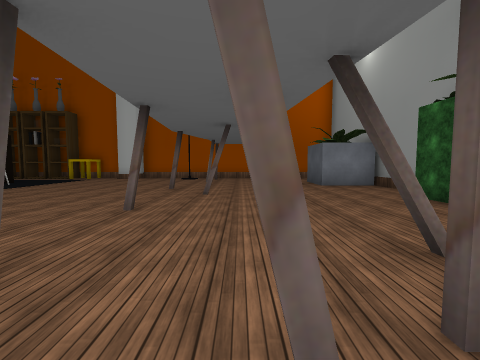
View 1 (above)

24 first-person views from a walk through a scene from a Unity 3-D project. The camera is 1.5 m above the floor, tilts 4° down and sees 90° across. The floor is counted in squares, 2 m on a side. Each view is taken from the middle of a square. On the plan, view 1 faces up. The plan holds only what a view shows up to about 9 squares ahead; the rest is blank. The place goes on beyond the plan. Some surface patterns are stand-ins.

View 2
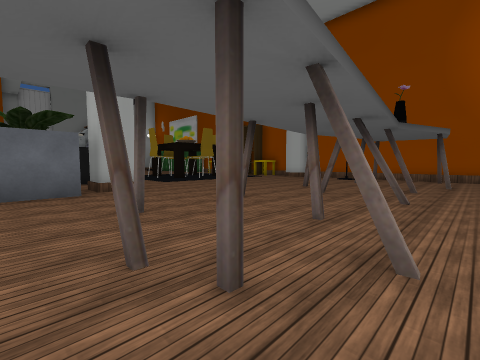

View 3
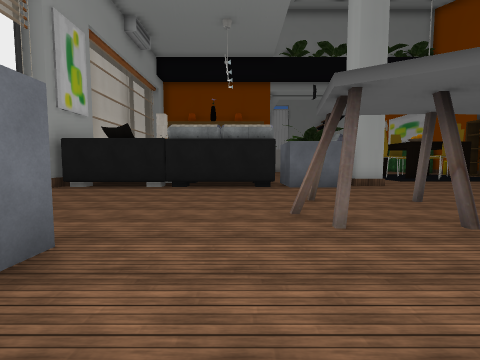

View 4
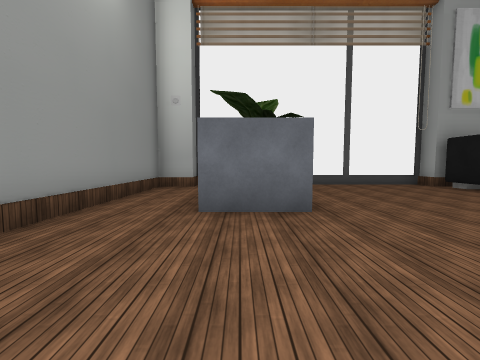

View 5
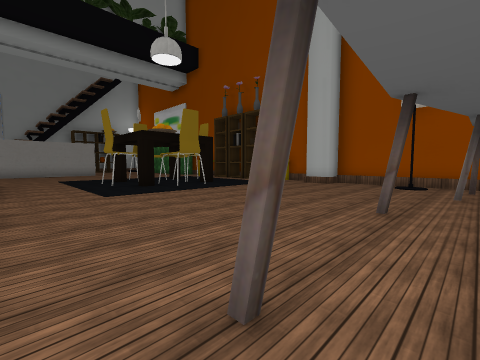

View 6
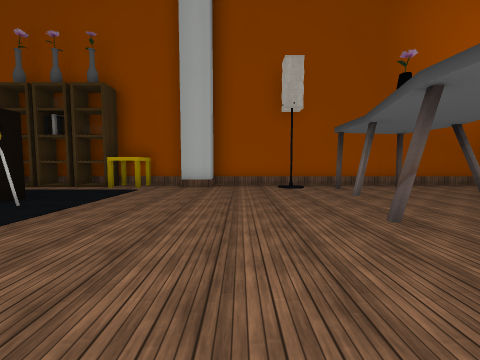

View 7
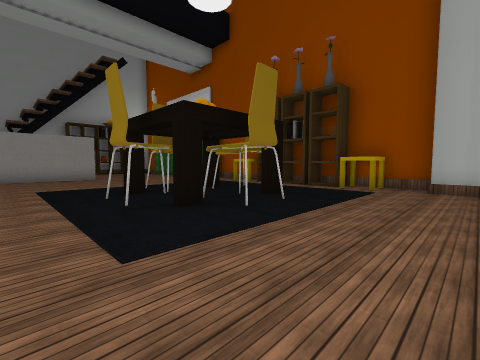

View 8
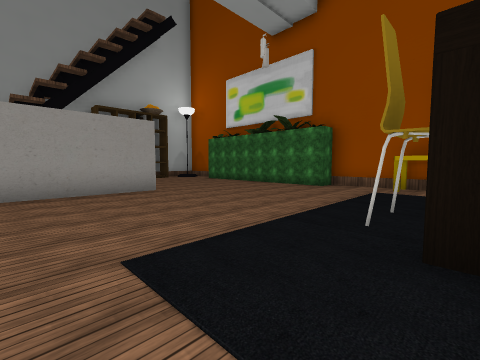

View 9
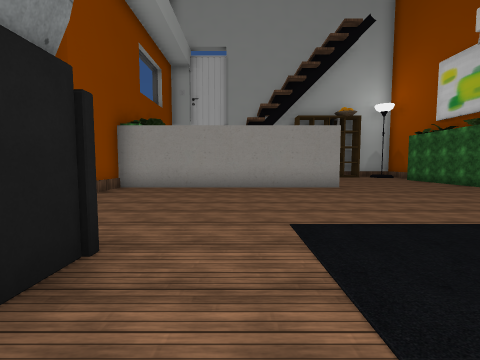

View 10
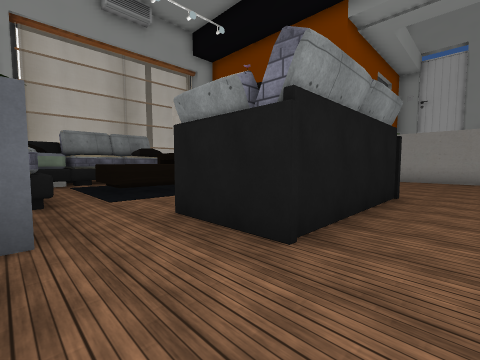

View 11
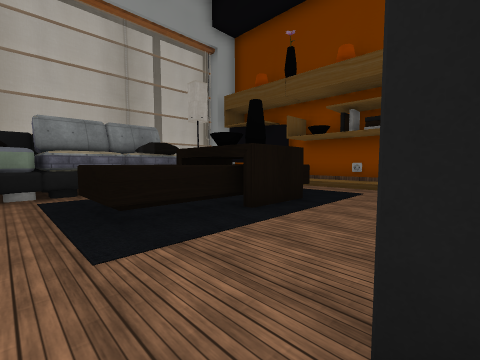

View 12
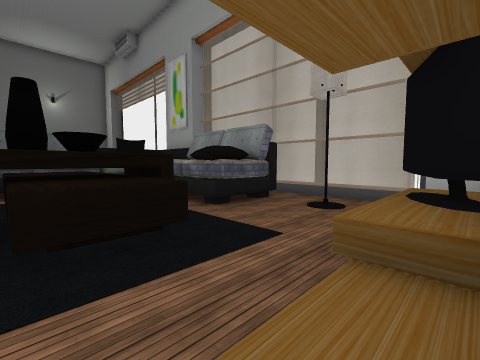

View 13
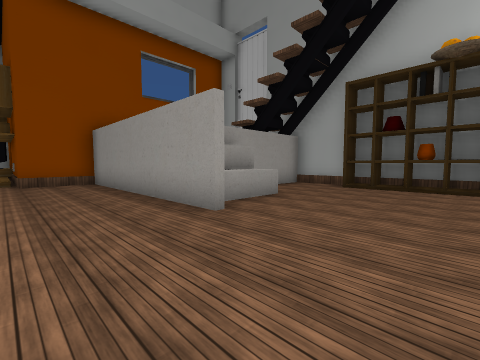

View 14
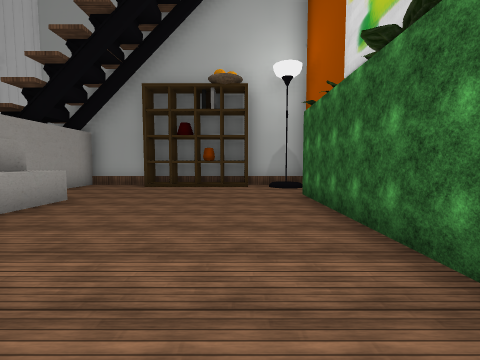

View 15
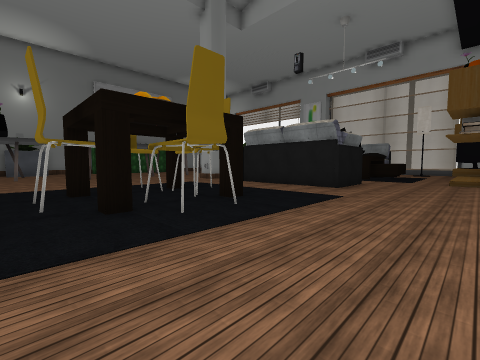

View 16
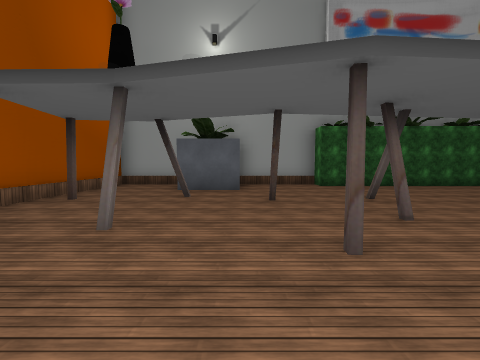

View 17
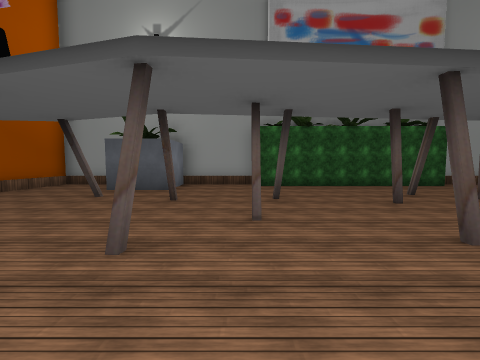

View 18
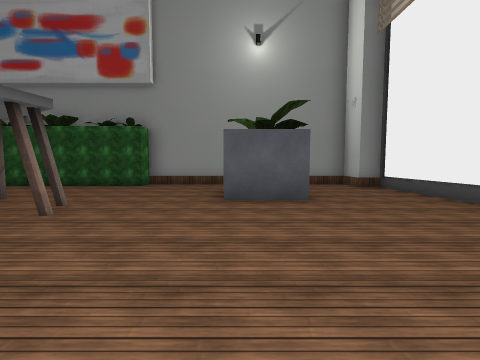

View 19
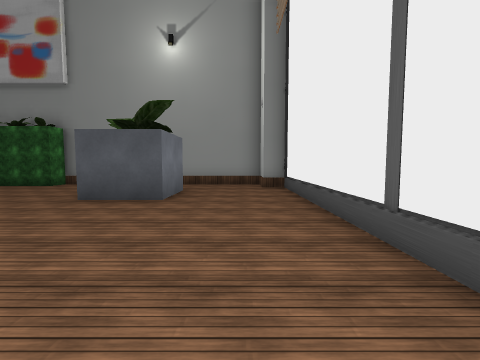

View 20
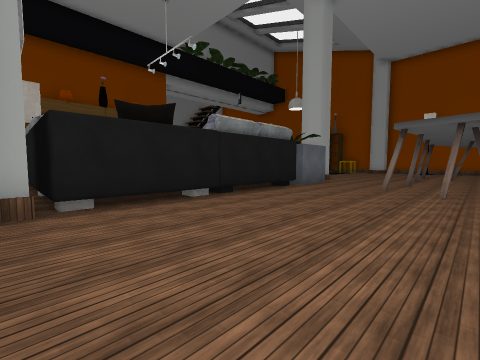

View 21
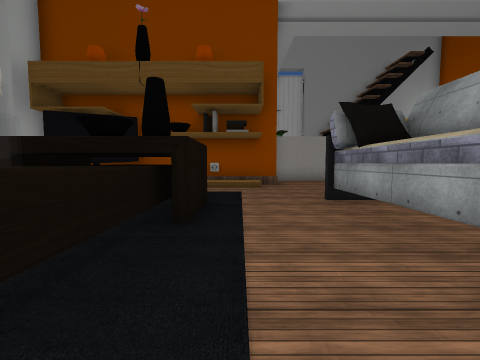

View 22
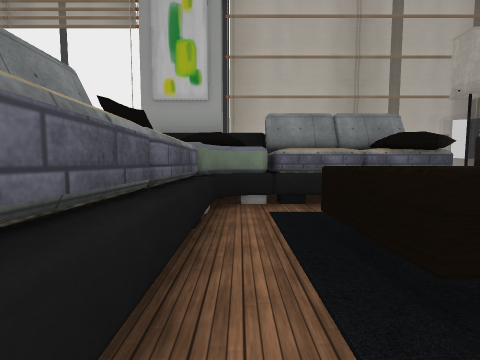

View 23
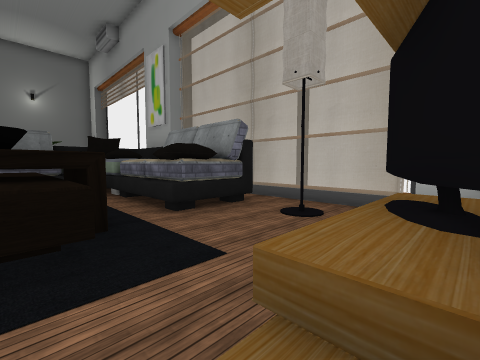

View 24
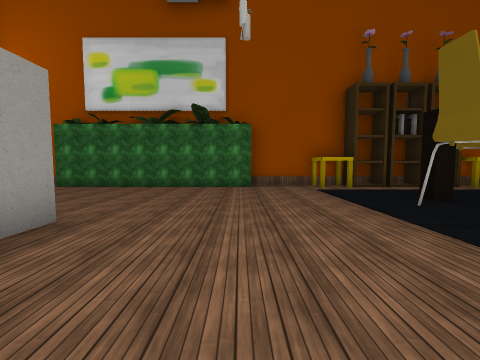

### Floor plan
Key: @ floor where view 1 was taken; # wall or solid block; . floor; / step, stairs or slope; = window, fence, low wall or low ledge; ^ raised ledge; T table; C chair; P planter; I pillow; O other object.
Columns run from 24 left of view 1 to 5 right of it. Each row starts with its distance up from view 1.
 13  ###      ##        ##### ###
 12   ..######..TOOO#T.#.....#...#
 11  #.....................#.....#
 10  #...........................#
  9  #...........T...........#.# #
  8  #..........C#CC#..........#P#
  7  #....#.....#C#C#.....#..#...#
  6 #...^^#................#.....#
  5 #...###..................#..##
  4  ###  #...............#.....#
  3       #.................#...#
  2       #.....#####..#.....#..#
  1       #.....#####.##.....#..#
  0       ###.........P#....@...##
 -1         #/........##....#....#
 -2         #/..^O#^^.##.........#
 -3         #/..^O#^^.##.........#
 -4          ^...##...##.....##..#
 -5          #........##.....P#..#
 -6          ^^..I######.........#
 -7          ^##.## ####.........#
 -8          ######    #........##
 -9           #####     #=======

Where each view was taken, in squares from view 1:
view 1: 0 up, 0 right, facing up
view 2: 0 up, 2 right, facing up-left
view 3: 2 down, 3 right, facing left
view 4: 0 up, 2 right, facing down
view 5: 3 up, 1 left, facing up-left
view 6: 4 up, 4 left, facing up
view 7: 4 up, 5 left, facing up-left
view 8: 4 up, 11 left, facing up-left
view 9: 4 up, 10 left, facing left
view 10: 4 up, 6 left, facing down-left
view 11: 1 up, 7 left, facing down-left
view 12: 2 down, 15 left, facing down-right
view 13: 10 up, 15 left, facing down-left
view 14: 10 up, 15 left, facing left
view 15: 10 up, 15 left, facing down-right
view 16: 8 up, 4 left, facing right
view 17: 6 up, 4 left, facing right
view 18: 4 down, 4 left, facing right
view 19: 7 down, 4 left, facing right
view 20: 8 down, 0 right, facing up-left
view 21: 1 down, 7 left, facing left
view 22: 1 down, 7 left, facing down
view 23: 3 down, 15 left, facing down-right
view 24: 4 up, 15 left, facing up
